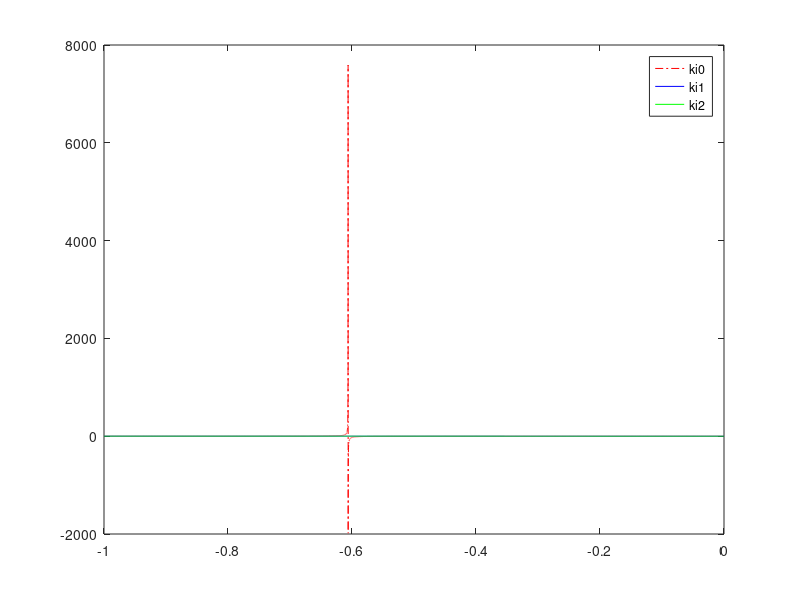

Recreate this plot in MATLAB. (Note: this script raises an error after producing the figure.)
%%% This is comments. Please contact cnpcshangbo@gmail.com
%%%%%%%%%%%%%%%%%%%%%%%%%%%%%%%%%%%%%%%%%%%%%%%%%%%%%
%% Setting parameters and plotting ki against lambda
lamda=-1:0.0001:-0;
k=0.99217;%plant parameters. p(s)=\frac{k}{\tau s+1}\frac{1}{s}
tao=0.2486;%plant parameters
omega=7.1642;%from IO bode plot.
phi=83.8783/180*pi;%from IO bode plot.

%
ki0=tan(atan(1/omega/tao)-phi)./(omega.^(-lamda).*sin(pi*lamda/2)-omega.^(-lamda).*cos(pi*lamda/2)*tan(atan(1/omega/tao)-phi));
%from one equation

% A fomula for the relationship between ki and lamda.
a=tao*omega.^(-2*lamda);
b=-lamda.*sin(pi*lamda/2).*omega.^(-lamda-1)*(omega^2*tao^2+1)+2*tao*omega.^(-lamda).*cos(pi*lamda/2);
c=tao;

ki1=(-b+(b.^2-4*a*c).^0.5)./(2*a);
ki2=(-b-(b.^2-4*a*c).^0.5)./(2*a);
%another equation

figure(1)
plot(lamda, ki0,'r-.',lamda, ki1,'b-', lamda, ki2,'g-')
legend('ki0','ki1','ki2')
%%%%%%%%%%%%%%%%%%%%%%%%%%%%%%%%%%%%%%%%%%%%%%%%%%%%%%%
%\lambda=-0.9855;ki2=0.2431
%% Solution 1
% To verify the crosspoint with ki1
lamda=-0.9693; % update lambda value here, make sure the value is negative.
a=tao*omega.^(-2*lamda);
b=-lamda.*sin(pi*lamda/2).*omega.^(-lamda-1)*(omega^2*tao^2+1)+2*tao*omega.^(-lamda).*cos(pi*lamda/2);
c=tao;
ki1=(-b+(b.^2-4*a*c).^0.5)./(2*a); 
disp('ki1:');
disp(ki1);

%% Verify the controller 1
ki=ki1;
s=fotf('s');
Jomega=((1+ki*omega.^(-lamda).*cos(pi*lamda/2))^2+(ki*omega.^(-lamda).*sin(pi*lamda/2))^2)^0.5;
kp=omega*(tao^2*omega^2+1)^0.5/Jomega/k; %kp %
disp('kp for ki1:');disp(kp);
c_tf=kp*(1+ki/s^lamda);
p_tf=k/(tao*s+1)/s;
sys_tf=c_tf*p_tf;
figure(2)
bode(sys_tf);
grid on

%% Solution 2
lamda=-0.9855;
a=tao*omega.^(-2*lamda);
b=-lamda.*sin(pi*lamda/2).*omega.^(-lamda-1)*(omega^2*tao^2+1)+2*tao*omega.^(-lamda).*cos(pi*lamda/2);
c=tao;
ki2=(-b-(b.^2-4*a*c).^0.5)./(2*a); %ki
disp('ki2:');disp(ki2);

%% Verify the controller 2
ki=ki2;
s=fotf('s');
Jomega=((1+ki*omega.^(-lamda).*cos(pi*lamda/2))^2+(ki*omega.^(-lamda).*sin(pi*lamda/2))^2)^0.5;
kp=omega*(tao^2*omega^2+1)^0.5/Jomega/k; %kp %
disp('kp for ki2:');disp(kp);
c_tf=kp*(1+ki/s^lamda);
p_tf=k/(tao*s+1)/s;
sys_tf=c_tf*p_tf;
figure(3);
bode(sys_tf);
grid on

% %%
% lamda=1.3922;
% a=tao*omega.^(-2*lamda);
% b=-lamda.*sin(pi*lamda/2).*omega.^(-lamda-1)*(omega^2*tao^2+1)+2*tao*omega.^(-lamda).*cos(pi*lamda/2);
% c=tao;
% ki1=(-b+(b.^2-4*a*c).^0.5)./(2*a); %ki
% disp(ki1);
% 
% %% verify the controller 3
% ki=ki1;
% s=fotf('s');
% Jomega=((1+ki*omega.^(-lamda).*cos(pi*lamda/2))^2+(ki*omega.^(-lamda).*sin(pi*lamda/2))^2)^0.5;
% kp=omega*(tao^2*omega^2+1)^0.5/Jomega/k; %kp %
% c_tf=kp*(1+ki/s^lamda);
% p_tf=k/(tao*s+1)/s;
% sys_tf=c_tf*p_tf;
% 
% figure();
% bode(sys_tf);

